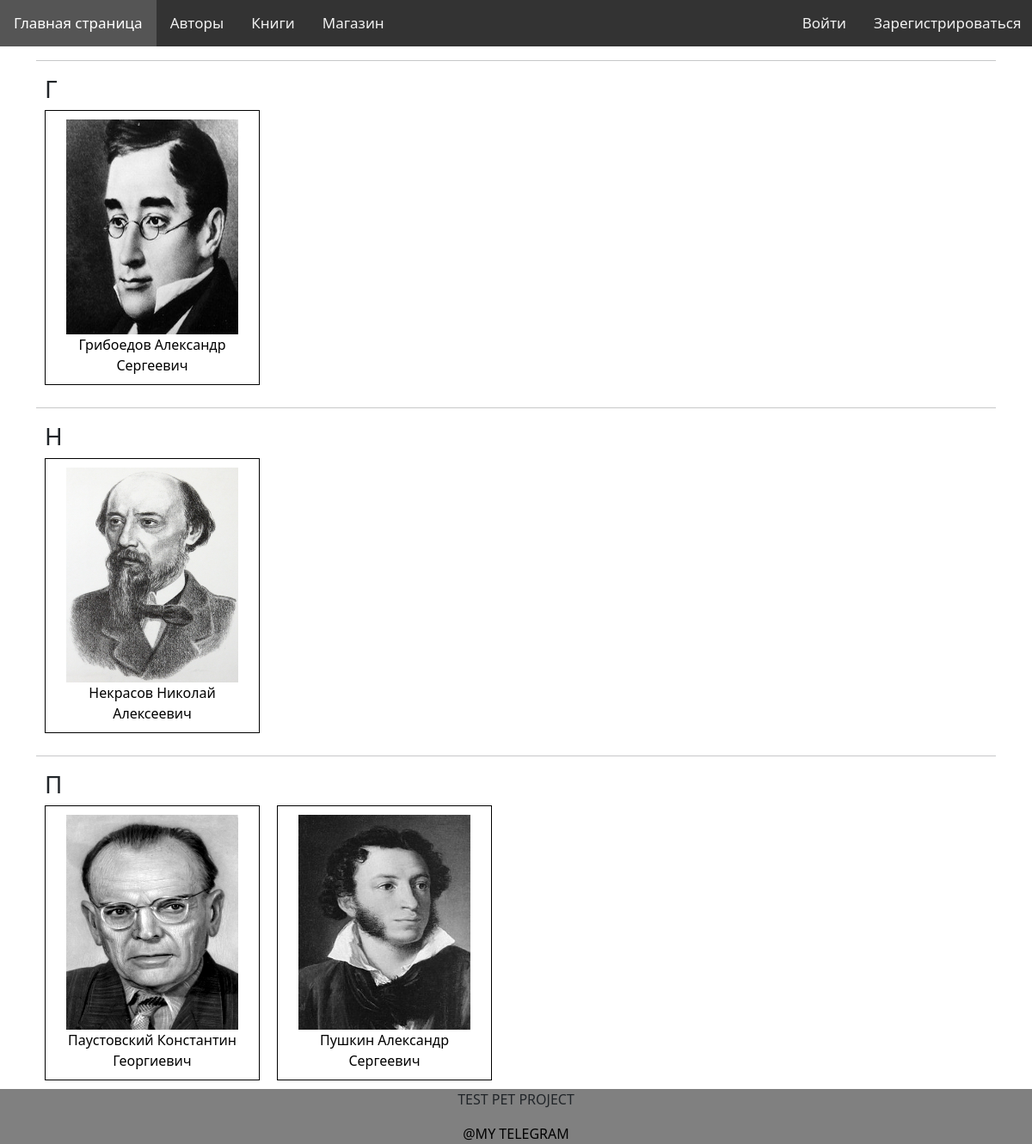
Screenshot of /authors/ with the database file from the repository.
### book/models.py (models this page shows, shortened)
class Author(models.Model):
    name = models.CharField(max_length=255)
    age = models.IntegerField()
    short_description = models.TextField(default='asd')
    biography = models.TextField(default='asd')
    date_of_birth = models.DateField(default=date.today)
    date_of_death = models.IntegerField()
    slug = models.SlugField(max_length=255, unique=True)
    photo = models.ImageField(upload_to="static/images")

### book/views.py (the view)
# urls.py: path('authors/', AllAuthorsListView.as_view(), name='authors_page'),
class AllAuthorsListView(ListView):
    model = Author
    queryset = Author.objects.all().order_by('name')
    template_name = 'author_list.html'
    context_object_name = 'author_list'

### book/templates/book/author_list.html (shortened to what this page needs)
{% extends 'base.html' %}
{% block content %}
<div class="container all-authors">
    {% for letter in "АБВГДЕЗИЙКЛМНОПРСТУФХЦЧШЩЪЫЬЭЮЯ" %}
        {% regroup author_list by name.0 as letter_list %}
        {% for item in letter_list %}
            {% if item.grouper == letter %}
                <hr>
                <div class="letter-container">
                    <div class="letter">
                        <h3>{{ letter|upper }}</h3>
                    </div>
                    <div class="authors-container">
                        {% for i in item.list %}
                        <div class="authors-container-item">
                            <a href="{% url 'author_page' i.slug %}">
                            <div class="photo">
                                <img src="{{ i.photo.url }}" width="200" height="250" style="max-width: 100%" alt="">
                            </div>
                            <div class="name">
                                {{ i.name }}
                            </div>
                            </a>
                        </div>
                        {% endfor %}
                    </div>
                </div>
            {% endif %}
        {% endfor %}
    {% endfor %}
</div>
{% endblock %}

### static/css/main.css (style rules this page uses)
* { padding: 0; margin: 0; }
a { color: black; text-decoration: none; }
.all-authors { display: flex; flex-direction: column; }
.letter-container { display: flex; flex-direction: column; }
.letter { margin-left: 10px; }
.authors-container { display: flex; flex-wrap: wrap; }
.authors-container-item { flex: 1 0 calc(33.33% - 20px); min-width: 200px; max-width: 250px; display: flex; margin-right: 10px; margin-left: 10px; flex-direction: column; margin-bottom: 10px; padding: 10px; border: 1px solid black; flex-wrap: wrap; text-align: center; align-items: center; }

### rows the page displays
Author: photo (picture), name "Грибоедов Александр Сергеевич"
Author: photo (picture), name "Некрасов Николай Алексеевич"
Author: photo (picture), name "Паустовский Константин Георгиевич"
Author: photo (picture), name "Пушкин Александр Сергеевич"

### other values shown
{{ letter|upper }} "Г" "Н" "П"
